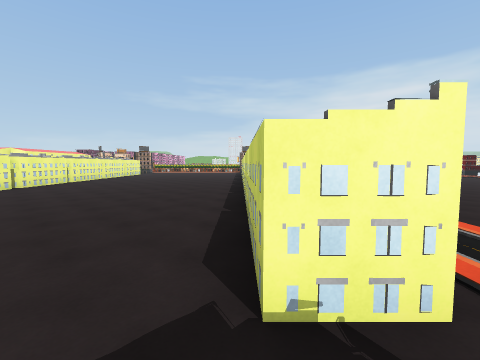
view 1 (above)

24 first-person views from a walk through a scene from a Unity 3-D project. The camera is 1.5 m above the floor, tilts 4° down and sees 90° across. The floor is counted in squares, 2 m on a side. Each view is taken from the middle of a square. On the plan, view 1 faces up. The plan holds only what a view shows up to about 9 squares ahead; the rest is blank. The place goes on beyond the plan. Surface patterns are stand-ins for the level's own textures.

view 2
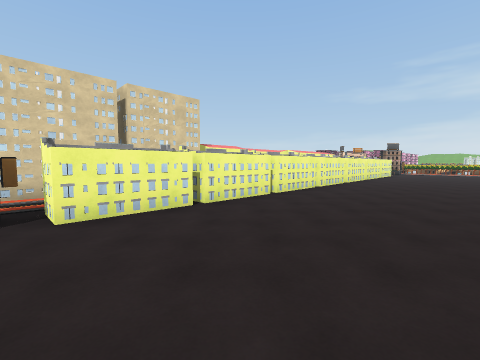

view 3
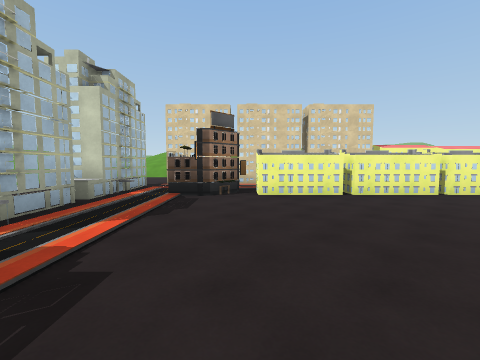

view 4
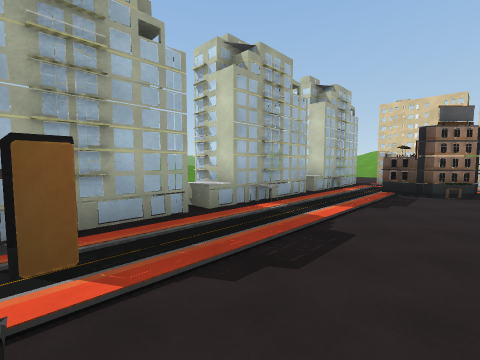

view 5
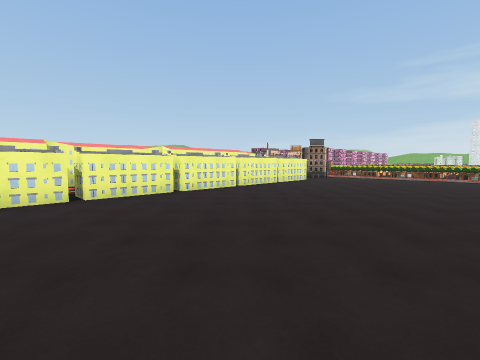

view 6
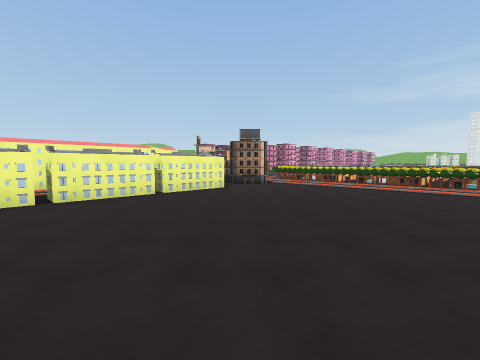

view 7
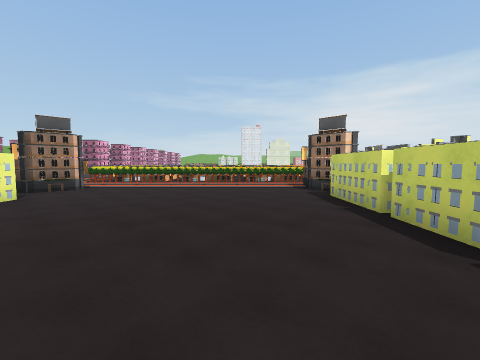

view 8
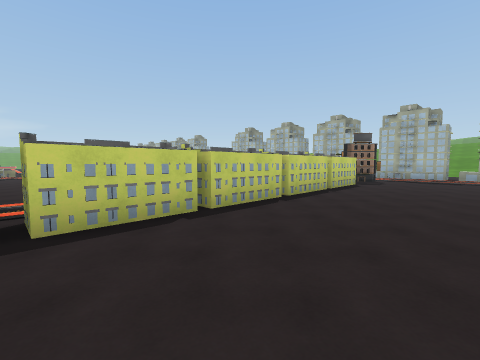

view 9
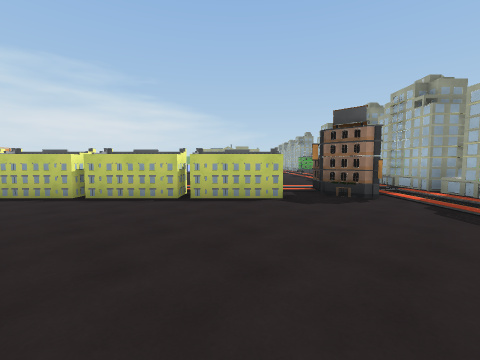

view 10
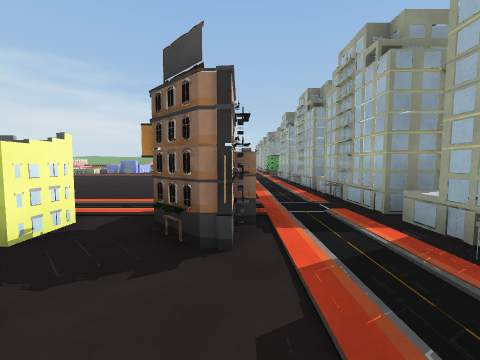

view 11
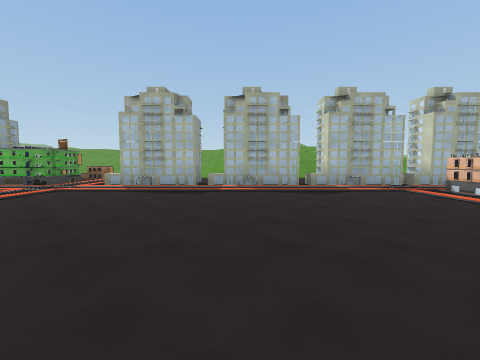

view 12
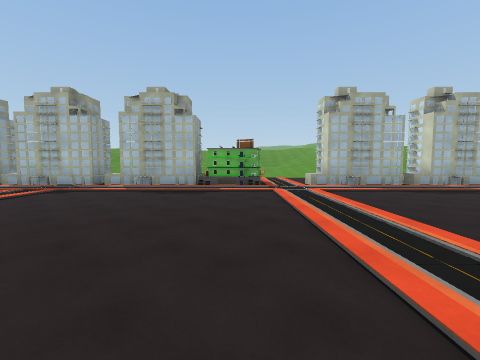

view 13
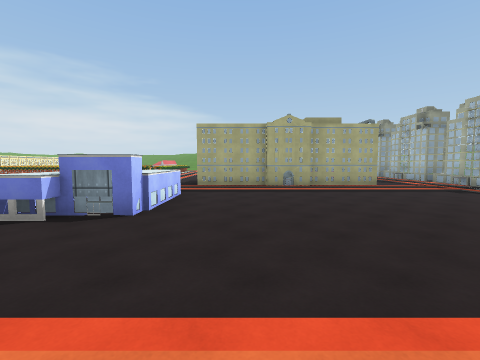

view 14
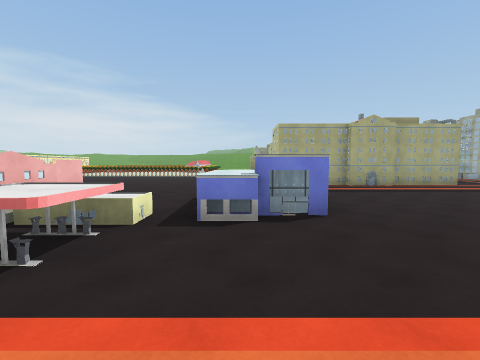

view 15
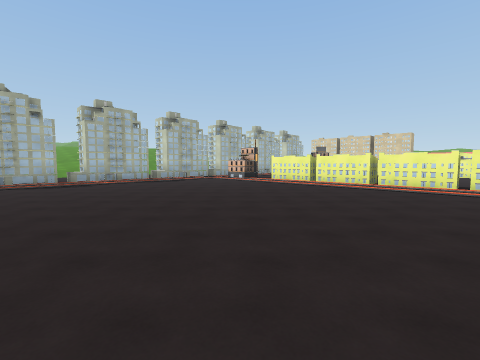

view 16
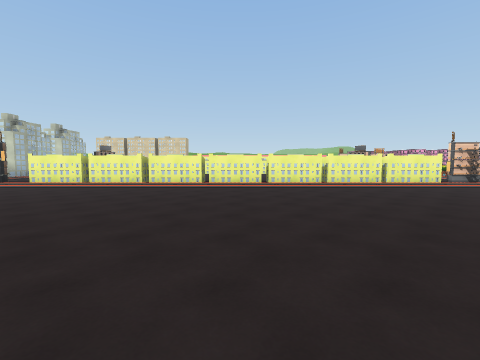

view 17
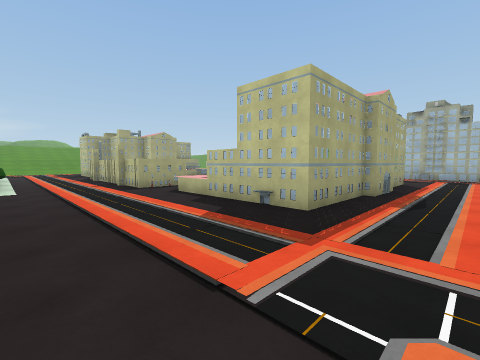

view 18
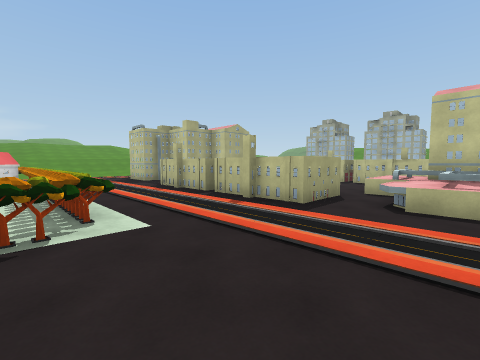

view 19
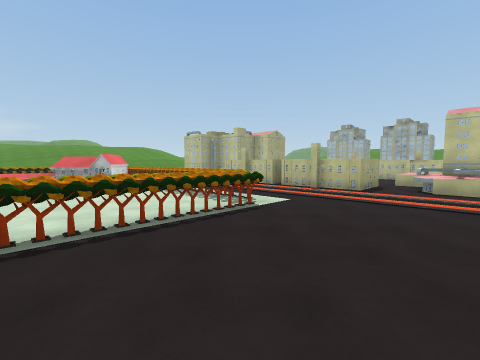

view 20
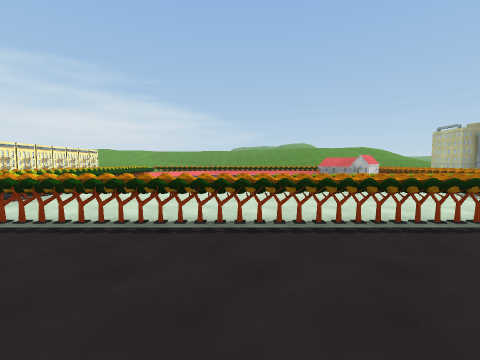

view 21
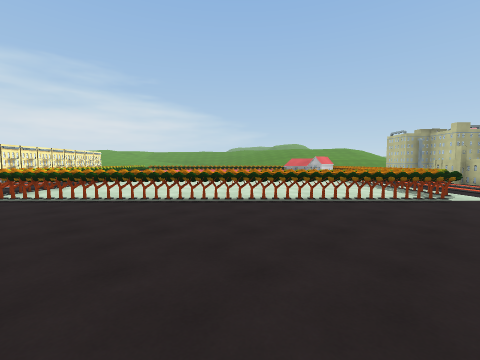

view 22
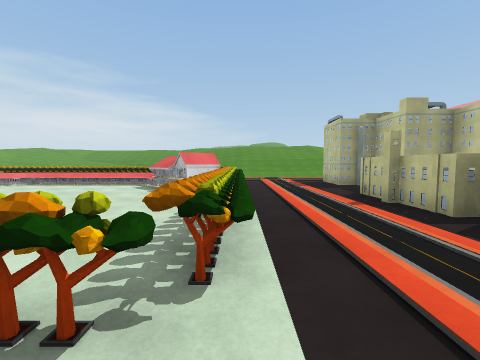

view 23
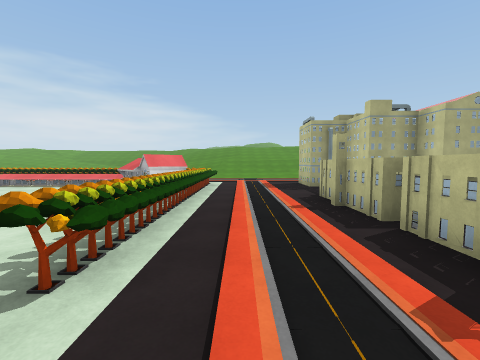

view 24
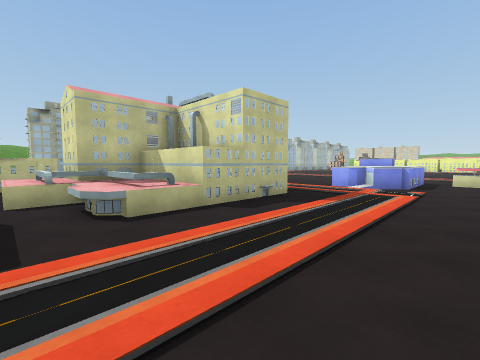

### Floor plan
Key: @ floor where view 1 was taken; # wall or solid block; x gap in a wall; . floor; = window, fence, low wall or low ledge; ^ raised ledge; O other object.
Columns run from 10 left of view 1 to 35 right of it. Each row starts with its distance up from view 1.
 20    OOOOOOOO  OOO                     OOOOOO
 19    ........                         .O....
 18   O#......#O                       ..O....
 17   O#.......x                     ....O.... ..
 16    x......##..                   ....O.......
 15    #......##...                 .....O.......
 14    #......##....                 ....O.......
 13    #......##.....          O     ....O......#=
 12 #..#...... #......         O  ..  ...O....=##
 11    #...... #........     OO  ...  ...O....##
 10    #......##........   .^^^...........OOOOOOOO
  9    #......##.........  .......................
  8    #......##......... ....^^^.................
  7    #......##.........  ...^^^........######...
  6    #......##.........  ........###^^.###  #.##
  5    #......##......... .........###^^.      ##
  4 O  #......##......... .........####^^.    ##
  3 O  #......##......... .........#  #^^.
  2 O  #......##...................#  #...
  1 #. #......##...................#   ###
  0 #..O......@#...................#   #
 -1 O  O......OO....................
 -2 O...............................
 -3 O###O##O###O##O###O##O..OO##O###O
 -4  ###O######O######O###.OOO#  #  O#

Where each view was taken, in squares from view 1:
view 1: 0 up, 0 right, facing up
view 2: 0 up, 3 left, facing up-left
view 3: 0 up, 1 left, facing left
view 4: 0 up, 0 right, facing down-left
view 5: 6 up, 1 left, facing up-left
view 6: 11 up, 1 left, facing up-left
view 7: 11 up, 2 left, facing up
view 8: 10 up, 3 left, facing down-right
view 9: 2 up, 5 left, facing right
view 10: 1 down, 2 left, facing right
view 11: 5 up, 7 right, facing down
view 12: 5 up, 14 right, facing down
view 13: 5 up, 12 right, facing right
view 14: 8 up, 12 right, facing right
view 15: 8 up, 10 right, facing down-left
view 16: 9 up, 10 right, facing left
view 17: 10 up, 19 right, facing down-right
view 18: 11 up, 24 right, facing down-right
view 19: 14 up, 24 right, facing down-right
view 20: 16 up, 24 right, facing right
view 21: 15 up, 22 right, facing right
view 22: 10 up, 26 right, facing right
view 23: 9 up, 26 right, facing right
view 24: 10 up, 26 right, facing down-left
